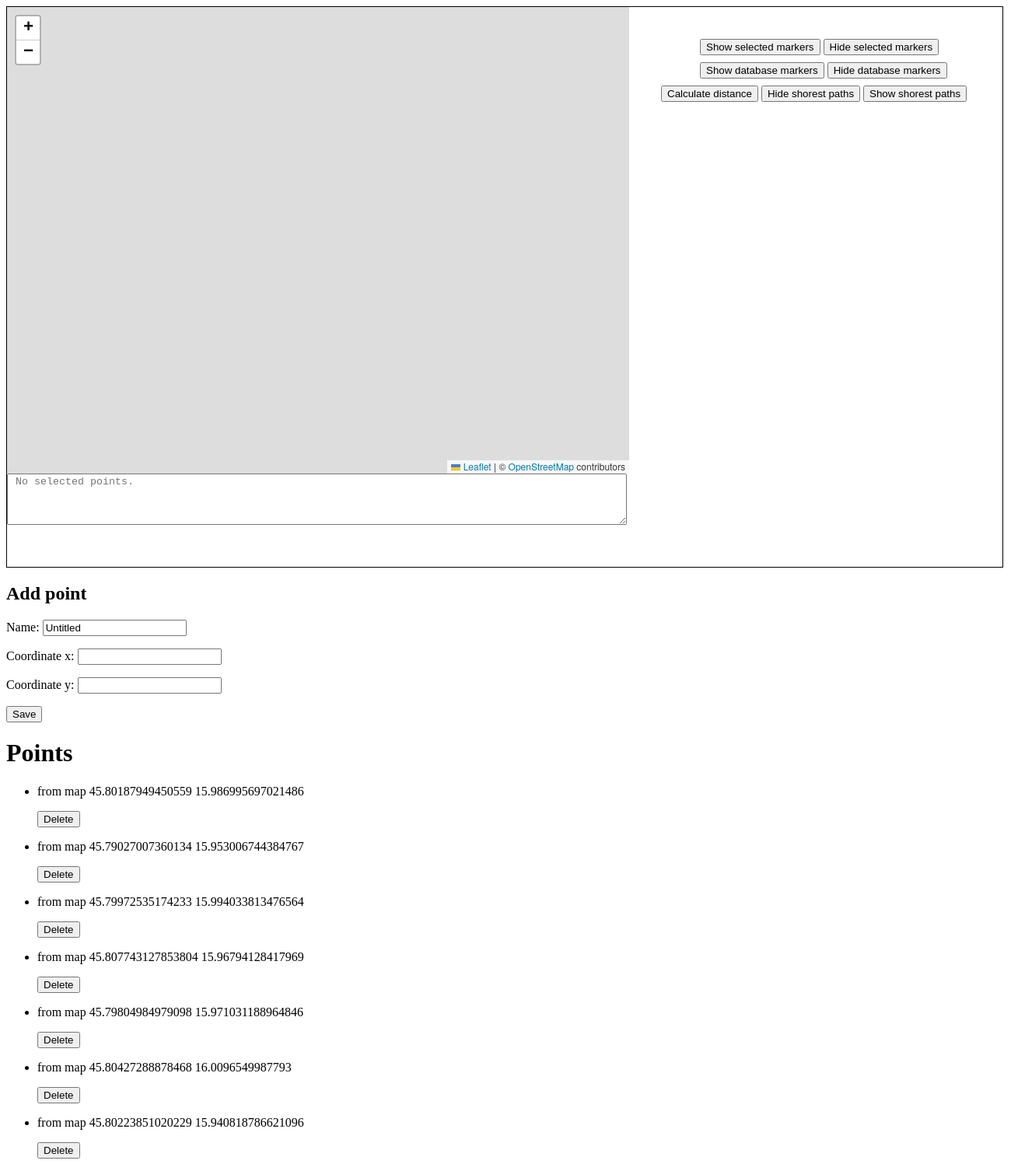
The app's page /, older data.
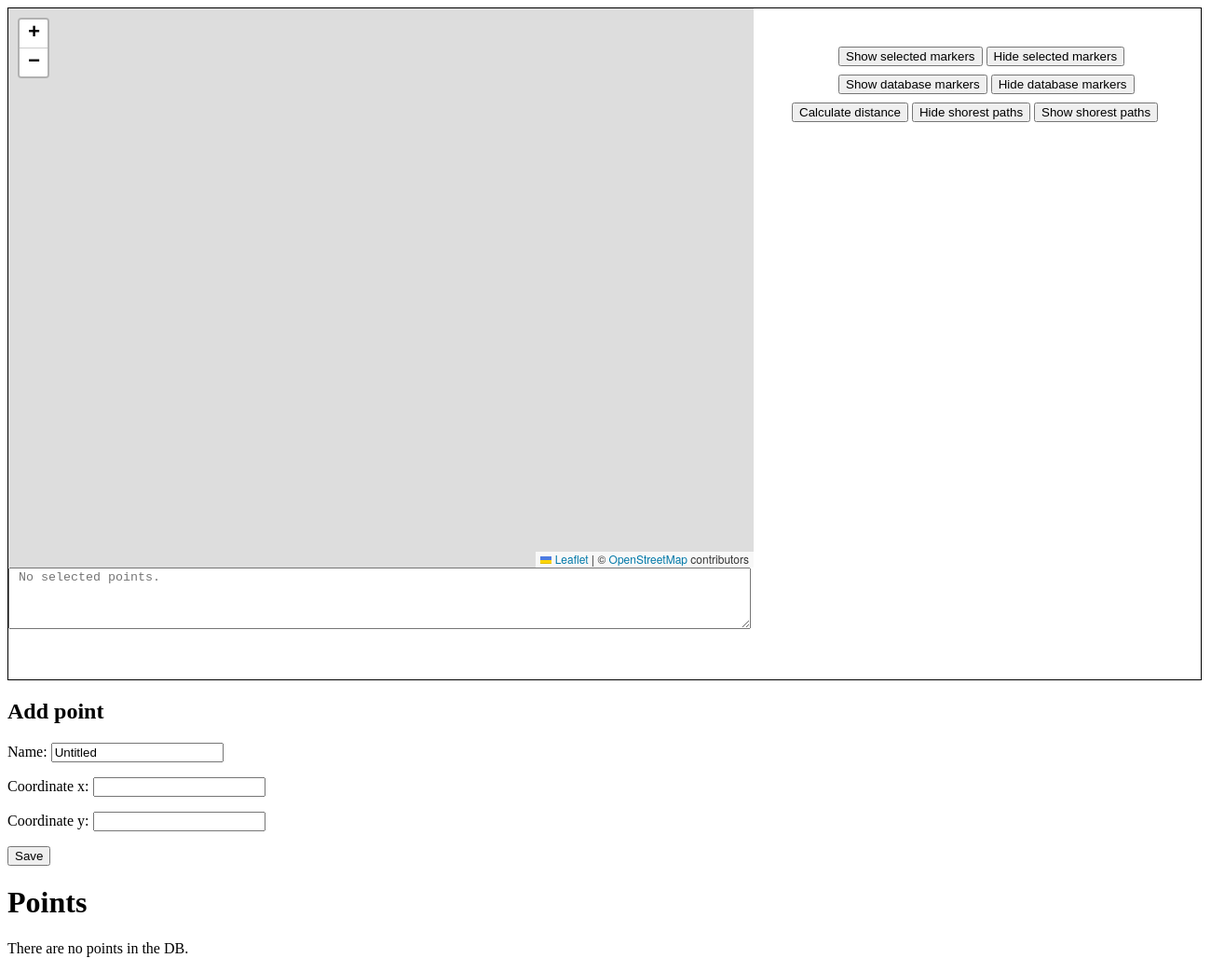
The same page, newer data.
### shortest_path/models.py (models this page shows, shortened)
class Point(models.Model):
    name = models.CharField(max_length=128, blank=True, default="Untitled")
    coordinate_x = models.FloatField(blank=True)
    coordinate_y = models.FloatField(blank=True)

### shortest_path/views.py (the view)
# urls.py: path('', points, name='points'),
def points(request):
    if request.method == 'GET':
        form = PointForm()
        points = Point.objects.all()
        return render(request, 'index.html', {'form': form, 'points': points})
    return HttpResponse(status=403)

### shortest_path/forms.py
class PointForm(forms.ModelForm):
    class Meta:
        model = Point
        fields = ('name', 'coordinate_x', 'coordinate_y')

### shortest_path/templates/index.html (shortened to what this page needs)
<!DOCTYPE html>
{% load staticfiles %}
<html lang="en">
<head>
    {% load static %}
	<link rel="stylesheet" href="https://unpkg.com/leaflet@1.3.4/dist/leaflet.css" />
	<link rel="stylesheet" type="text/css" href="{% static 'style.css' %}" media="screen" />
</head>
<body>
    <div id="wrapper">
		<div id="map"></div>
	    <div id="inserted_points_text_area">
		    <textarea rows="4" cols="97" id="selected_points_box" placeholder=" No selected points."></textarea>
	    </div>
		<div id="selected_markers_buttons">
		    <button onclick="show_selected_markers()">Show selected markers</button>
		    <button onclick="hide_selected_markers()">Hide selected markers</button>
		</div>
		<div id="database_markers_buttons">
		    <button onclick="show_database_markers()">Show database markers</button>
		    <button onclick="hide_database_markers()">Hide database markers</button>
		</div>
		<div id="calculate_distance_button">
			<button onclick="calculate_distance()">Calculate distance</button>
			<button onclick="remove_polylines()">Hide shorest paths</button>
			<button onclick="show_polylines()">Show shorest paths</button>
		</div>
	</div>
    <h2>Add point</h2>
    <form action="points/create" method="POST" class="post-form">{% csrf_token %}
        {{ form.as_p }}
        <button type="submit" class="save btn btn-default">Save</button>
    </form>
    <h1>Points</h1>
    {% if points %}
    <ul>
    {% for point in points %}
        <li>
            <p>{{ point.name }} {{point.coordinate_x}} {{point.coordinate_y}} </p>
            <form action="{% url 'delete_point' id=point.id %}" method="POST">
                <input class="btn btn-default btn-danger" type="submit" value="Delete"/>
            </form>
        </li>
    {% endfor %}
    </ul>
    {% else %}
        <p>There are no points in the DB.</p>
    {% endif %}
</body>
</html>

Row changes from the older to the newer data that the page shows:
removed Point: name "from map", coordinate_x "45.80187949450559", coordinate_y "15.986995697021486"
removed Point: name "from map", coordinate_x "45.79027007360134", coordinate_y "15.953006744384767"
removed Point: name "from map", coordinate_x "45.79972535174233", coordinate_y "15.994033813476564"
removed Point: name "from map", coordinate_x "45.807743127853804", coordinate_y "15.96794128417969"
removed Point: name "from map", coordinate_x "45.79804984979098", coordinate_y "15.971031188964846"
removed Point: name "from map", coordinate_x "45.80427288878468", coordinate_y "16.0096549987793"
removed Point: name "from map", coordinate_x "45.80223851020229", coordinate_y "15.940818786621096"
Text that changed along with them:
text now shown: "There are no points in the DB."
